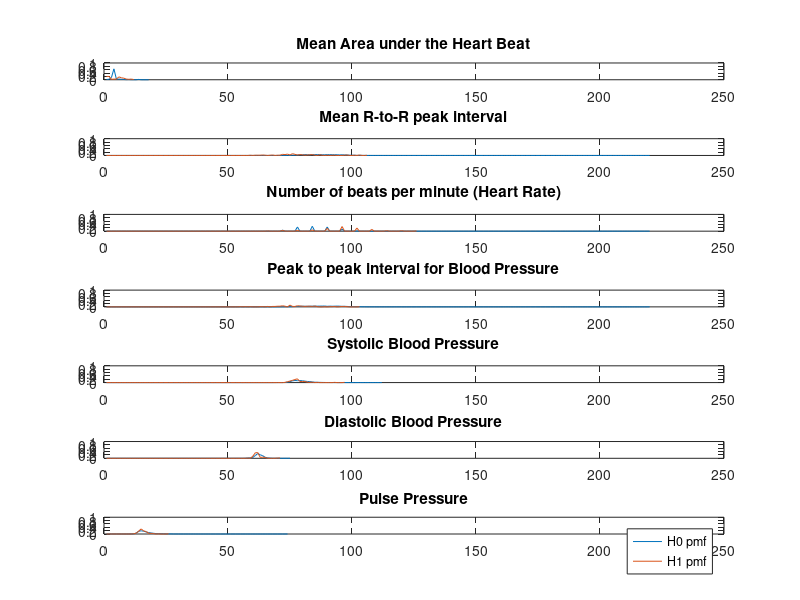
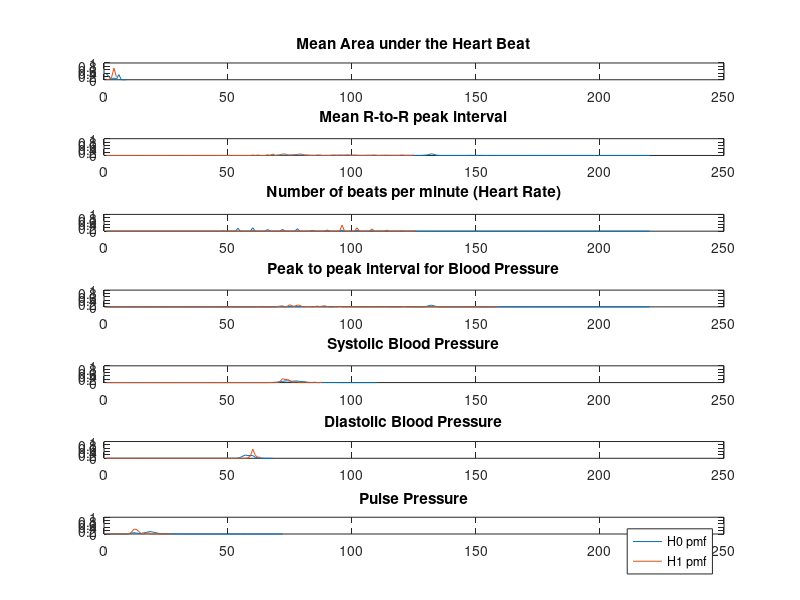
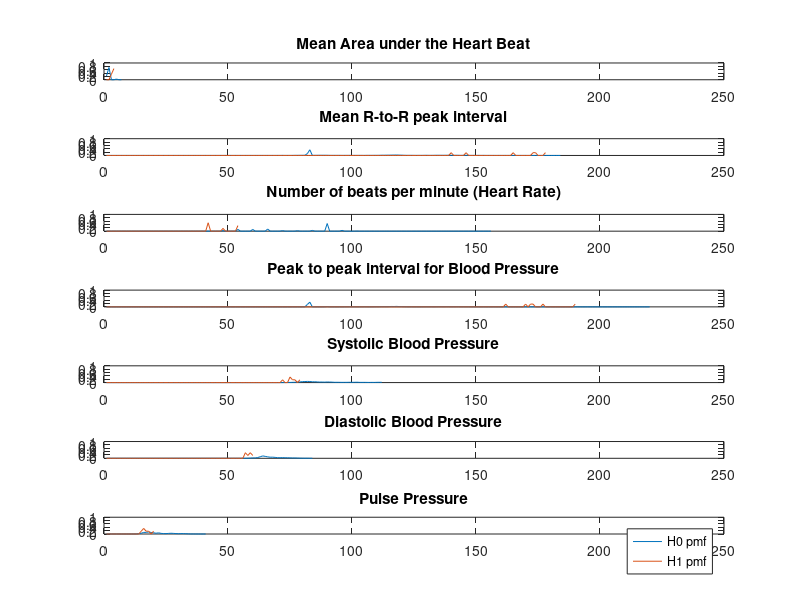
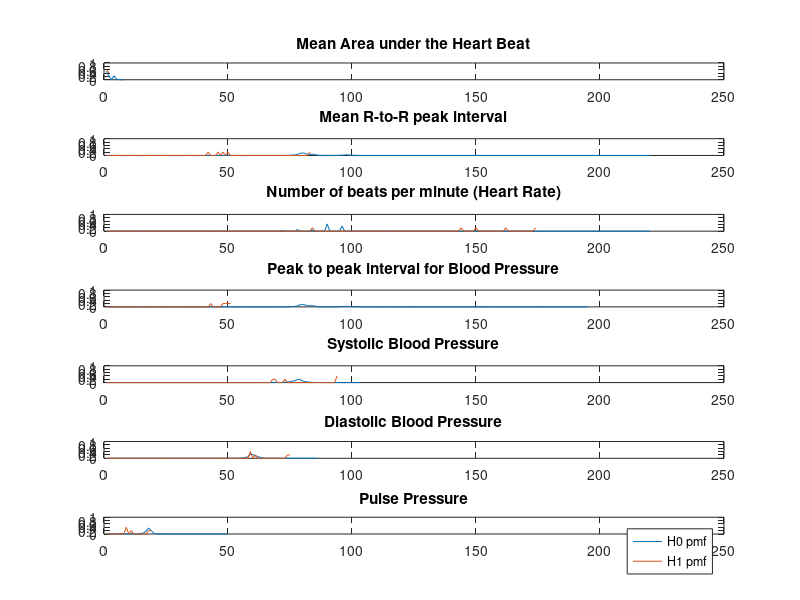

MATLAB code to generate these figures, in order: (Note: this script raises an error after producing the figures.)
close all;
clear all;

%%Task 0
%Load in data sets and make it readable.
dat1_const = load('patient_data/1_a41178.mat');
dat2_const = load('patient_data/2_a42126.mat');
dat3_const = load('patient_data/3_a40076.mat');
dat4_const = load('patient_data/4_a40050.mat');
dat5_const = load('patient_data/5_a41287.mat');
dat6_const = load('patient_data/6_a41846.mat');
dat7_const = load('patient_data/7_a41846.mat');
dat8_const = load('patient_data/8_a42008.mat');
dat9_const = load('patient_data/9_a41846.mat');

%put in array for simplification of data management
dat_array = [dat1_const, dat2_const, dat3_const, dat4_const, dat5_const, dat6_const, dat7_const, dat8_const, dat9_const];

%X_length: stores number of data points per patient for data, training,
%test
all_length = zeros(1, 9);
training_length = zeros(1,9);
testing_length = zeros(1, 9);
for k = 1:9
    %store the number of elements to perform operations with
    all_length(k) = length(dat_array(k).all_data);
    training_length(k) = floor(all_length(k) * 2/3);
    testing_length(k) = all_length(k) - training_length(k);
    dat_array(k).all_data = floor(dat_array(k).all_data);
   
end

%initialize all data sets for permuatations
for k = 1:9
    train(k).all_data = dat_array(k).all_data(:,1:training_length(k));
    train(k).all_labels = dat_array(k).all_labels(:,1:training_length(k));
    test(k).all_data = dat_array(k).all_data(:, training_length(k)+1:all_length(k));
    test(k).all_labels = dat_array(k).all_labels(:, training_length(k)+1:all_length(k));
end
for k = 1:9
   for j = 1:7
      index1 = 1;
      index0 = 1;
      for i = 1: training_length(k)
          if(train(k).all_labels(1, i) == 1)
              train(k).goldens(j, index1) = train(k).all_data(j,i);
              index1 = index1 + 1;
          end
          if(train(k).all_labels(1, i) == 0)
              train(k).nongoldens(j,index0) = train(k).all_data(j,i);
              index0 = index0 + 1;
          end
      end
   end
end
%open a result file for printing things
fid = fopen('ECE313_Final_group5', 'w');
%completed: 5:55 AM
%update: 8:08 AM
%%Task 1
%a: Calculate prior probabilities of P(H1) an dP(H0)
for k = 1:9
    prior_H1(k) = sum(train(k).all_labels)/training_length(k);
    prior_H0(k) = 1 - prior_H1(k);
end
%b: construct likelihood matrices for each of the seven features

feature_labels = {'Mean Area under the Heart Beat','Mean R-to-R peak interval','Number of beats per minute (Heart Rate)','Peak to peak interval for Blood Pressure','Systolic Blood Pressure','Diastolic Blood Pressure','Pulse Pressure'};

for k = 1:9
    figure;
    for j = 1:7
        likelyH1 = tabulate(train(k).goldens(j,:));
            likelyH1(:,3) = likelyH1(:,3) / 100;
        likelyH0 = tabulate(train(k).nongoldens(j,:));
            likelyH0(:,3) = likelyH0(:,3) / 100;
        subplot(7, 1, j); 
        plot(likelyH0(:,3));
        
        % Add feature titles and set axis for each subplot
        title(feature_labels(j));
        axis([0 250 0 1]);
        
        hold on; 
        plot(likelyH1(:,3));
    %figure out quartiles and save them
        max1 = max(likelyH1(:,1)); 
        max2 = max(likelyH0(:,1));
        max_val = max(max1,max2);
        min1 = min(likelyH1(:,1)); 
        min2 = min(likelyH0(:,1));
        min_val = min(min1,min2);
        train(k).middle(j) = floor((max_val - min_val)/2);
        train(k).first_quarter(j) = floor((train(k).middle(j) - min_val)/2);
        train(k).third_quarter(j) = floor((max_val - train(k).middle(j))/2) + train(k).middle(j);
        train(k).max(j) = max_val;
        train(k).H1(j,1:4) = zeros();
        train(k).H0(j,1:4) = zeros();
        for i = 1:size(likelyH1) 
           if (likelyH1(i,1) < train(k).first_quarter(j))
                percent = likelyH1(i,3);
                p = 1;
           elseif (likelyH1(i,1) < train(k).middle(j))
                percent = likelyH1(i,3);
                p = 2;
           elseif (likelyH1(i,1) < train(k).third_quarter(j))
                percent = likelyH1(i,3);
                p = 3;
           else
                percent = likelyH1(i,3);
                p = 4;
           end
           train(k).H1(j,p) = train(k).H1(j,p)+ percent;
        end
        
        for i = 1:size(likelyH0) 
           if (likelyH0(i,1) < train(k).first_quarter(j)) 
                percent = likelyH0(i,3);
                p = 1;
           elseif (likelyH0(i,1) < train(k).middle(j))
                percent = likelyH0(i,3);
                p = 2;
           elseif (likelyH0(i,1) < train(k).third_quarter(j))
                percent = likelyH0(i,3);
                p = 3;
           else
                percent = likelyH0(i,3);
                p = 4;
           end
           train(k).H0(j,p) = train(k).H0(j,p)+ percent;
        end
    end
    legend('H0 pmf', 'H1 pmf');
end

%c: show results by generating a seperate figure for each patient 
%c Executed in B

%d: Calculate ML and MAP decision rule vectors
for k = 1:9
    for j = 1:7
        for p = 1:4
            if( train(k).H1(j,p) >= train(k).H0(j,p))
                train(k).ML(j,p) = 1;
            else 
                train(k).ML(j,p) = 0;
            end
            if(train(k).H1(j,p) * prior_H1 >= train(k).H0(j,p)*prior_H0)
                train(k).MAP(j,p) = 1;
            else
                train(k).MAP(j,p) = 0;
            end
        end
    end
end
%e: save the results in a 9 by 7 cell array called HT_table_array
HT_table_array = cell(9,7);

for k = 1:9
    for j = 1:7
           Max_Value(:,1) = [train(k).first_quarter(j), train(k).middle(j), train(k).third_quarter(j), train(k).max(j)];
           H1_array(:,1) = [train(k).H1(j,1), train(k).H1(j,2), train(k).H1(j,3), train(k).H1(j,4)];
           H0_array(:,1) = [train(k).H0(j,1), train(k).H0(j,2), train(k).H0(j,3), train(k).H0(j,4)];
           ML_array(:,1) = [train(k).ML(j,1), train(k).ML(j,2), train(k).ML(j,3), train(k).ML(j,4)];
           MAP_array(:,1) = [train(k).MAP(j,1), train(k).MAP(j,2), train(k).MAP(j,3), train(k).MAP(j,4)];
           HT_table_array{k, j} = table(Max_Value, H1_array, H0_array, ML_array, MAP_array);
          
    end
end
%Task 1.2


     
